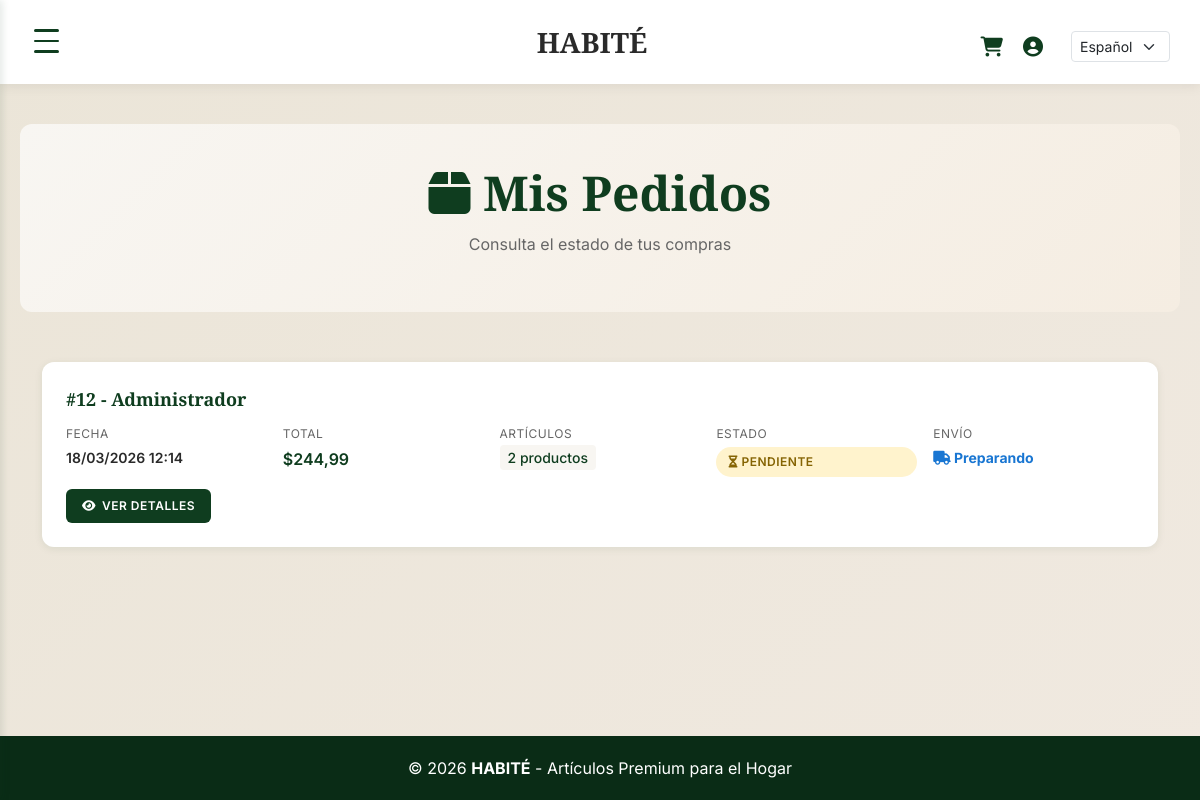
The app's page /mis-pedidos/ (signed in), older data.
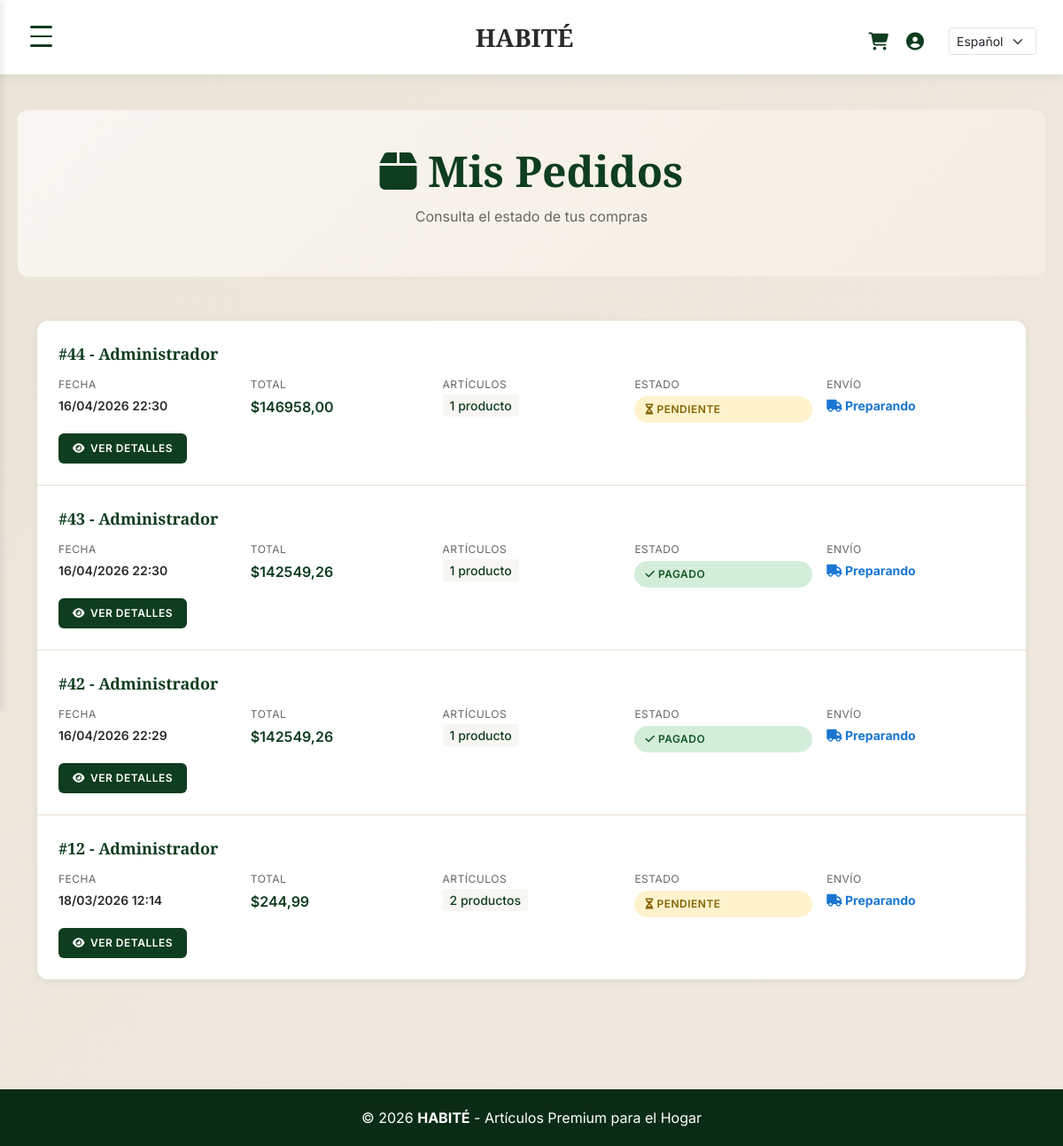
The same page, newer data.
### tienda/models.py (models this page shows, shortened)
class Pedido(models.Model):
    usuario = models.ForeignKey(User, on_delete=models.CASCADE, related_name="pedidos", null=True, blank=True)
    cliente = models.ForeignKey(Cliente, on_delete=models.CASCADE)
    fecha = models.DateTimeField(auto_now_add=True)
    total = models.DecimalField(max_digits=10, decimal_places=2, default=0)
    estado = models.CharField(max_length=50, default="Pendiente")

class Cliente(models.Model):
    nombre = models.CharField(max_length=100)
    email = models.EmailField(unique=True)
    direccion = models.TextField()
    telefono = models.CharField(max_length=20)

class Envio(models.Model):
    pedido = models.OneToOneField(Pedido, on_delete=models.CASCADE)
    direccion_entrega = models.TextField()
    estado_envio = models.CharField(max_length=50, default="Preparando")

### tienda/views.py (the view)
# urls.py: path("mis-pedidos/", MisPedidosView.as_view(), name="mis_pedidos"),
@method_decorator(login_required(login_url='login'), name='dispatch')
class MisPedidosView(ListView):
    model = Pedido
    template_name = "mis_pedidos.html"
    context_object_name = "pedidos"
    paginate_by = 10
    def get_queryset(self):
        usuario = self.request.user
        return (
            Pedido.objects.filter(
                Q(usuario=usuario) |
                Q(usuario__isnull=True, cliente__email=usuario.email)
            )
            .order_by('-fecha')
        )

### tienda/templates/mis_pedidos.html (shortened to what this page needs)
{% extends "base.html" %}
{% block content %}
<div class="page-header">
    <h1><i class="fas fa-box"></i> Mis Pedidos</h1>
    <p>Consulta el estado de tus compras</p>
</div>
<div class="container" style="margin-bottom: 60px;">
    {% if pedidos %}
        <div class="pedidos-container">
            {% for pedido in pedidos %}
                <div class="pedido-card">
                    <div class="pedido-info">
                        <div class="pedido-id">#{{ pedido.id }} - {{ pedido.cliente.nombre }}</div>
                        <div class="pedido-details">
                            <div class="detail-item">
                                <span class="detail-label">Fecha</span>
                                <span class="detail-value">{{ pedido.fecha|date:"d/m/Y H:i" }}</span>
                            </div>
                            <div class="detail-item">
                                <span class="detail-label">Total</span>
                                <span class="detail-value" style="color: var(--verde); font-size: 16px;">${{ pedido.total|floatformat:2 }}</span>
                            </div>
                            <div class="detail-item">
                                <span class="detail-label">Artículos</span>
                                <span class="detail-value"><span class="pedido-cantidad">{{ pedido.items.count }} producto{{ pedido.items.count|pluralize }}</span></span>
                            </div>
                            <div class="detail-item">
                                <span class="detail-label">Estado</span>
                                <span class="estado-badge estado-{{ pedido.estado|lower }}">
                                    {% if pedido.estado == "Pendiente" %}
                                        <i class="fas fa-hourglass-half"></i> Pendiente
                                    {% elif pedido.estado == "Pagado" %}
                                        <i class="fas fa-check"></i> Pagado
                                    {% elif pedido.estado == "Completado" %}
                                        <i class="fas fa-check-double"></i> Completado
                                    {% elif pedido.estado == "Cancelado" %}
                                        <i class="fas fa-times"></i> Cancelado
                                    {% else %}
                                        {{ pedido.estado }}
                                    {% endif %}
                                </span>
                            </div>
                            {% if pedido.envio %}
                            <div class="detail-item">
                                <span class="detail-label">Envío</span>
                                <span class="detail-value" style="color: #1976d2; font-weight: 700;">
                                    <i class="fas fa-truck"></i> {{ pedido.envio.estado_envio }}
                                </span>
                            </div>
                            {% endif %}
                        </div>
                        <div class="pedido-actions">
                            <a href="{% url 'detalle_pedido_usuario' pedido.id %}" class="btn-ver-detalles">
                                <i class="fas fa-eye"></i> Ver Detalles
                            </a>
                        </div>
                    </div>
                </div>
            {% endfor %}
        </div>
    {% endif %}
</div>
{% endblock %}

Row changes from the older to the newer data that the page shows:
added Pedido: id "44", cliente.nombre "Administrador", fecha "16/04/2026 22:30", total "146958,00", items.count "1", estado "Pendiente" (drawn), envio.estado_envio "Preparando"
added Pedido: id "43", cliente.nombre "Administrador", fecha "16/04/2026 22:30", total "142549,26", items.count "1", estado "Pagado" (drawn), envio.estado_envio "Preparando"
added Pedido: id "42", cliente.nombre "Administrador", fecha "16/04/2026 22:29", total "142549,26", items.count "1", estado "Pagado" (drawn), envio.estado_envio "Preparando"
